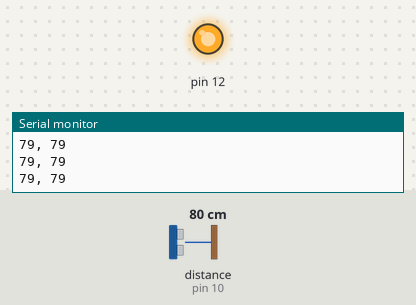
The sketch below on a simulated Arduino Uno, built with avr-gcc and run on an emulated ATmega328P. Parts: output pins drawn as LEDs (lit = HIGH), the last lines printed to the serial monitor. Wiring (inferred from the names in the program): ultrasonic range finder: trigger pin 9; echo pin 10. The inputs (shaded band) are chosen by the test bench; at power-on: distance to the obstacle (sensor on pin 10) 80 cm. The echo pulse lasts 58.3 µs per cm; pins used as bus, display or sensor lines are not drawn.

Above: at 1.2 s.
1.3 s: distance to the obstacle (sensor on pin 10) set to 96 cm
4.3 s: distance to the obstacle (sensor on pin 10) set to 106 cm
At 4.8 s:
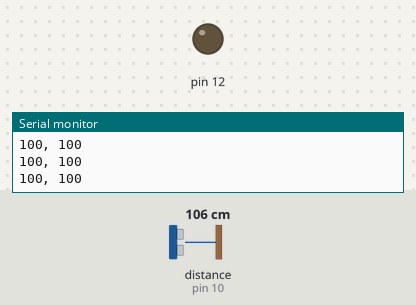
5.8 s: distance to the obstacle (sensor on pin 10) set to 9 cm
At 6.9 s:
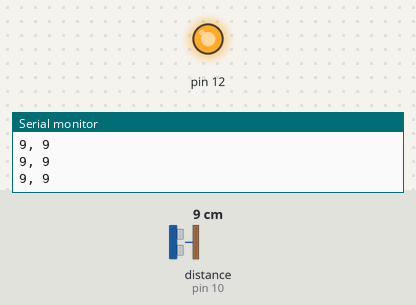
7.3 s: distance to the obstacle (sensor on pin 10) set to 250 cm
At 8.6 s:
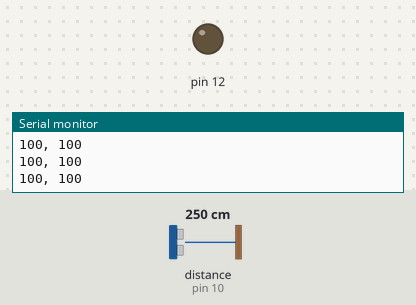
Timing chart, 0 to 9.8 s (numbered marks = the images above; inputs shaded):
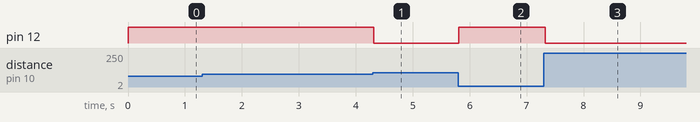

The sketch:

ultrasonicsensor_test.ino
```cpp
// set up pin numbers for echo pin and trigger pins:
const int trigPin = 9;
const int echoPin = 10;
int distance = 0;

void setup() {
  // set the modes for the trigger pin and echo pin:
  pinMode(12, OUTPUT);
  pinMode(trigPin, OUTPUT);
  pinMode(echoPin, INPUT);
  // initialize serial communication:
  Serial.begin(9600);

}

void loop() {
  // take the trigger pin low to start a pulse:
  digitalWrite(trigPin, LOW);
  // delay 2 microseconds:
  delayMicroseconds(2);
  // take the trigger pin high:
  digitalWrite(trigPin, HIGH);
  // delay 10 microseconds:
  delayMicroseconds(10);
  // take the trigger pin low again to complete the pulse:
  digitalWrite(trigPin, LOW);

  // listen for a pulse on the echo pin:
  long duration = pulseIn(echoPin, HIGH);
  // calculate the distance in cm.
  //Sound travels approx.0.0343 microseconds per cm.,
  // and it's going to the target and back (hence the /2):
  int newDistance = (duration * 0.0343) / 2;
  // Serial.print("Distance: ");
  newDistance = constrain(newDistance, 0, 100);
  Serial.print(distance);
  Serial.print(", ");
  Serial.println(newDistance);
  // a short delay between readings:

  if (newDistance < 100) {
    digitalWrite(12, HIGH);
  } else {
    digitalWrite(12, LOW);
  }
  distance = newDistance;
  delay(10);
}
```

Measured:
- the behaviour switches between 100 and 101 cm on distance to the obstacle (sensor on pin 10) (found by bisection; images 0 and 1)
- after the input at 4.3 s, pin 12: HIGH → LOW at once
- after the input at 5.8 s, pin 12: LOW → HIGH at once
- after the input at 7.3 s, pin 12: HIGH → LOW at once
